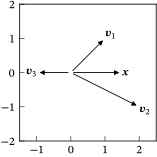

The script that drew this image:
from pathlib import PurePath

import matplotlib.pyplot as plt
from vector import Vector2D

plt.style.use("sigproc")

fig, ax = plt.subplots()
ax.set(xlim=(-1.5, 2.5), ylim=(-2, 2))
x, v1, v2, v3 = ((1.5, 0), (1, 1), (2, -1), (-1, 0))

for v in (x, v1, v2, v3):
    ax.add_artist(Vector2D((0, 0), v))

ax.text(*x, r"$\vect{x}$", ha="left", va="center")
ax.text(*v1, r"$\vect{v}_1$", ha="left", va="bottom")
ax.text(*v2, r"$\vect{v}_2$", ha="left", va="top")
ax.text(*v3, r"$\vect{v}_3$", ha="right", va="center")

ax.axis("square")
fig.savefig(str(PurePath(__file__).parent / (PurePath(__file__).stem + ".pdf")))
